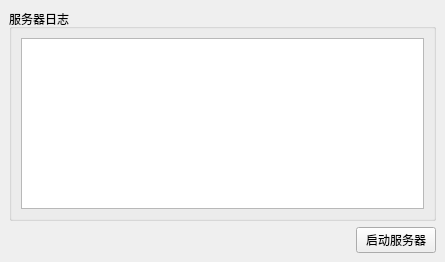
<?xml version="1.0" encoding="UTF-8"?>
<ui version="4.0">
 <class>MainWindow</class>
 <widget class="QMainWindow" name="MainWindow">
  <property name="geometry">
   <rect>
    <x>0</x>
    <y>0</y>
    <width>445</width>
    <height>262</height>
   </rect>
  </property>
  <property name="windowTitle">
   <string>服务器</string>
  </property>
  <widget class="QWidget" name="centralwidget">
   <layout class="QVBoxLayout" name="verticalLayout_2">
    <item>
     <widget class="QGroupBox" name="groupBox">
      <property name="title">
       <string>服务器日志</string>
      </property>
      <layout class="QVBoxLayout" name="verticalLayout">
       <item>
        <widget class="QPlainTextEdit" name="logEditor"/>
       </item>
      </layout>
     </widget>
    </item>
    <item>
     <layout class="QHBoxLayout" name="horizontalLayout">
      <item>
       <spacer name="horizontalSpacer">
        <property name="orientation">
         <enum>Qt::Horizontal</enum>
        </property>
        <property name="sizeHint" stdset="0">
         <size>
          <width>40</width>
          <height>20</height>
         </size>
        </property>
       </spacer>
      </item>
      <item>
       <widget class="QPushButton" name="startStopButton">
        <property name="text">
         <string>启动服务器</string>
        </property>
       </widget>
      </item>
     </layout>
    </item>
   </layout>
  </widget>
 </widget>
 <resources/>
 <connections/>
</ui>
